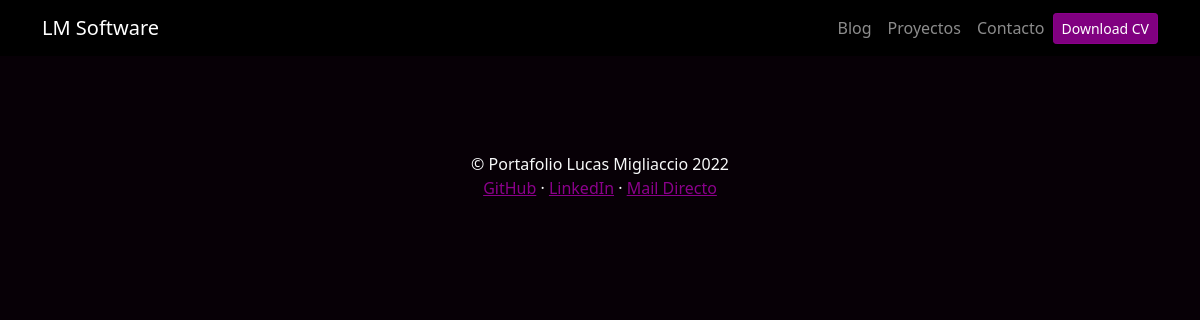
/blog/, run on an earlier commit of the app's database.
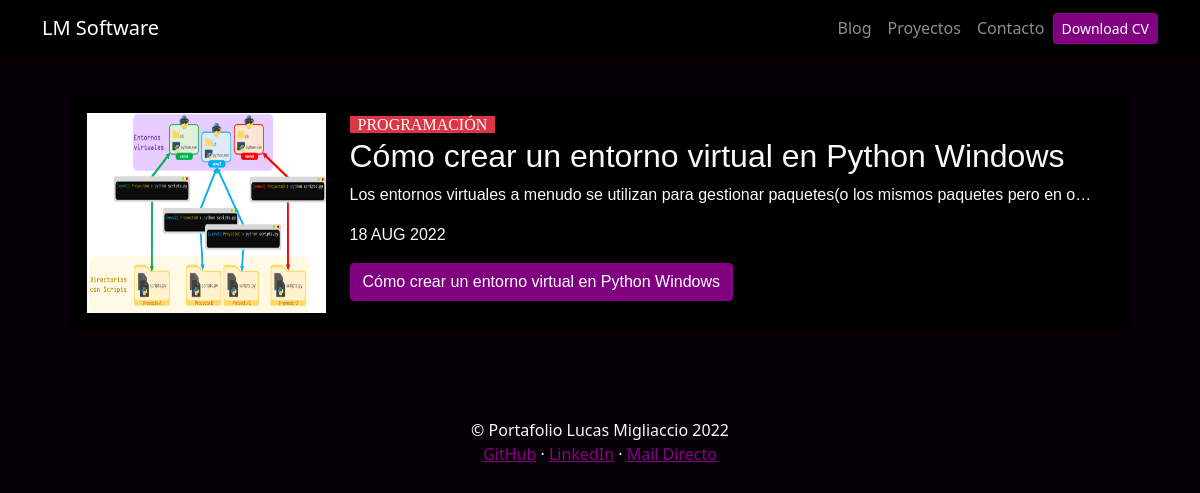
And on a later commit of the database.
### blog/models.py (models this page shows, shortened)
class ModeloBase(models.Model):
    id=models.AutoField(primary_key=True)
    estado= models.BooleanField('Estado', default=True)
    fecha_creacion=models.DateField('Fecha de Creación', auto_now=False, auto_now_add=True)
    fecha_modificacion=models.DateField('Fecha de Modificación', auto_now=True, auto_now_add=False)
    fecha_eliminacion=models.DateField('Fecha de eliminación', auto_now=True, auto_now_add=False)
    class Meta:
        abstract= True #la clase abstracta permite no mandar esto a la db, sino que agregarlas donde lo requiramos

class Post(ModeloBase):
    titulo=models.CharField("Titulo del Post", max_length=150, unique=True)
    slug=models.CharField("Slug", max_length=150, unique=True)
    descripcion=models.TextField("Descripción")
    autor=models.ForeignKey(Autor, on_delete=models.CASCADE)
    categoria=models.ForeignKey(Categoria,on_delete=models.CASCADE)
    contenido=RichTextField()
    img=models.ImageField("Imagen", upload_to="blog/images/", max_length=255)
    publicado= models.BooleanField("Publicado/No Publicado", default=False)
    fecha_publicacion= models.DateField("Fecha publcación")
    class Meta:
        verbose_name= "Post"
        verbose_name_plural= "Posts"

class Categoria(ModeloBase):
    nombre= models.CharField('Nombre de la Categoria', max_length=100, unique=True)
    imagen_referencial=models.ImageField('Imagen Referencial', upload_to='categoria/images/')
    class Meta:
        verbose_name= "Categoria"
        verbose_name_plural= "Categorias"
    def __str__(self):
        return self.nombre

### blog/views.py (the view)
# urls.py: path("", render_posts, name="post"),
def render_posts(request):
    post= Post.objects.all()
    return render(request, 'post.html',{"posts":post})

### blog/templates/post.html
{% extends 'layout.html' %}
{% block content %}
    {% for post in posts %}
        <div class="p-3">
            <div class="card card-body bg-black">
                <div class="row">
                    <div class="col-3">
                        <img src="{{post.img.url}}" alt="{{post.titulo}}" class="img-fluid"  style="height: 200px;width: 400px;" >
                    </div>
                    <div class="col-9" style="font-family: Helvetica, Sans-Serif;">
                        <span class="post-category text-white bg-danger mb-3" style="font-family:Times New Roman, Times, serif;">&nbsp;&nbsp;{{ post.categoria | upper }}&nbsp;&nbsp;</span>
                        <h2>{{post.titulo}}</h2>
                        <p>{{post.descripcion|striptags|truncatechars:100 }}</p>
                        <p>{{post.fecha_publicacion|date:'d M Y'|upper}}</p>
                        <a href="{% url 'blog:post_detail' post.id %}" class="btn btn-primary" style="background-color: purple; border-color: darkmagenta;">{{post.titulo}}</a>
                    </div>
                </div>
            </div>
        </div>
    {% endfor %}
    {% endblock %}

What changed in the data, as far as the page shows it:
added Post: img (picture), categoria "PROGRAMACIÓN", titulo "Cómo crear un entorno virtual en Python Windows", descripcion "Los entornos virtuales a menudo se utilizan para gestionar paquetes(o los mismos paquetes pero en o…", fecha_publicacion "18 AUG 2022"
